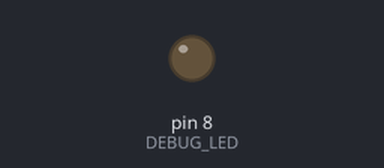
Bench run of a sketch on a simulated Arduino Uno, built with avr-gcc and run on an emulated ATmega328P. Shown: output pins drawn as LEDs (lit = HIGH). What the sketch prints to the serial monitor is not drawn.

Above: at 0.1 s.
At 1.2 s:
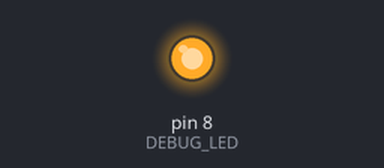
Timing chart, 0 to 2.8 s (numbered marks = the images above):
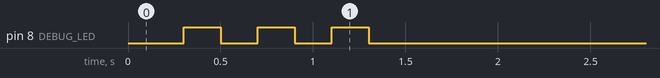

The sketch:

unoSpy.ino
```cpp
#include <PS2X_lib.h>

/* =========================================================================
 * MAIZE PLANTER: CONTROLLER SPY TEST
 * PURPOSE: Light up LED 13 when 'X' is pressed to prove connection.
 * ========================================================================= */

PS2X ps2x;
int error = 0;

// PS2 Pins
#define PS2_DAT 13
#define PS2_CMD 11
#define PS2_SEL 10
#define PS2_CLK 12

// Debug LED (Uno Built-in is Pin 13, but PS2 uses 13 for Data!)
// CRITICAL CONFLICT: PS2 uses Pin 13. We CANNOT use the built-in LED (13).
// We must use an external LED or a different Pin.
// DO YOU HAVE AN EXTERNAL LED? If not, we will use Pin 8.
#define DEBUG_LED 8

void setup() {
  Serial.begin(115200);
  pinMode(DEBUG_LED, OUTPUT);
  delay(300);

  // Setup Controller
  while(true) {
    error = ps2x.config_gamepad(PS2_CLK, PS2_CMD, PS2_SEL, PS2_DAT, false, false);
    if(error == 0) {
      // Flash LED 3 times to say "Connected"
      for(int i=0; i<3; i++) {
        digitalWrite(DEBUG_LED, HIGH); delay(200);
        digitalWrite(DEBUG_LED, LOW); delay(200);
      }
      break;
    }
    delay(500);
  }
}

void loop() {
  ps2x.read_gamepad(false, 0);

  // --- SPY TEST ---
  // If X button is held, turn on LED 8
  if(ps2x.Button(PSB_BLUE)) {
    digitalWrite(DEBUG_LED, HIGH);
  } else {
    digitalWrite(DEBUG_LED, LOW);
  }

  // Still send data so we don't break the system
  int LY = ps2x.Analog(PSS_LY);
  int RY = ps2x.Analog(PSS_RY);
  int btnCode = 0;
  if(ps2x.Button(PSB_BLUE)) btnCode = 1;

  Serial.print("<");
  Serial.print(LY); Serial.print(",");
  Serial.print(RY); Serial.print(",");
  Serial.print(btnCode);
  Serial.println(">");

  delay(20);
}
```
